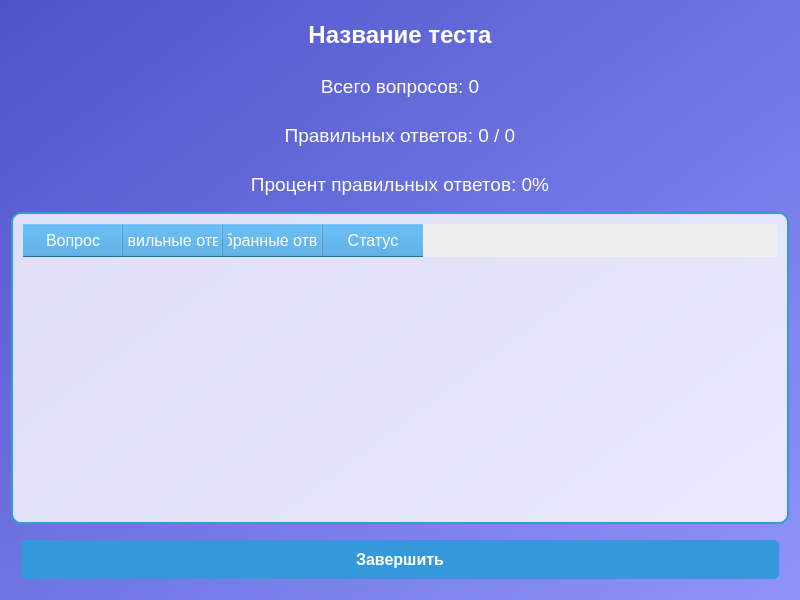
<ui version="4.0">
 <class>TestResultsWindow</class>
 <widget class="QDialog" name="TestResultsWindow">
  <property name="geometry">
   <rect>
    <x>0</x>
    <y>0</y>
    <width>800</width>
    <height>600</height>
   </rect>
  </property>
  <property name="windowTitle">
   <string>Результаты теста</string>
  </property>
  <property name="styleSheet">
   <string notr="true">
    QDialog {
        background-color: qlineargradient(spread:pad, x1:0, y1:0, x2:1, y2:1, stop:0 #4e54c8, stop:1 #8f94fb);
    }
    QLabel {
        font-size: 14pt;
        color: white;
        margin: 10px;
    }
    QTableWidget {
        background-color: rgba(255, 255, 255, 0.8);
        border: 2px solid #3498db;
        border-radius: 10px;
        padding: 10px;
        font-size: 12pt;
        color: #2c3e50;
    }
    QHeaderView::section {
        background-color: #3498db;
        color: white;
        font-size: 12pt;
        padding: 5px;
    }
    QPushButton {
        background-color: #3498db;
        color: white;
        font-size: 12pt;
        font-weight: bold;
        border: none;
        border-radius: 5px;
        padding: 10px;
        min-width: 100px;
        margin: 10px;
    }
    QPushButton:hover {
        background-color: #2980b9;
    }
    QPushButton:pressed {
        background-color: #1abc9c;
    }
   </string>
  </property>
  <layout class="QVBoxLayout" name="verticalLayout">
   <!-- Название теста -->
   <item>
    <widget class="QLabel" name="testTitleLabel">
     <property name="text">
      <string>Название теста</string>
     </property>
     <property name="alignment">
      <set>Qt::AlignCenter</set>
     </property>
     <property name="styleSheet">
      <string notr="true">font-size: 18pt; font-weight: bold;</string>
     </property>
    </widget>
   </item>
   <!-- Всего вопросов -->
   <item>
    <widget class="QLabel" name="totalQuestionsLabel">
     <property name="text">
      <string>Всего вопросов: 0</string>
     </property>
     <property name="alignment">
      <set>Qt::AlignCenter</set>
     </property>
    </widget>
   </item>
   <!-- Правильные ответы -->
   <item>
    <widget class="QLabel" name="correctAnswersLabel">
     <property name="text">
      <string>Правильных ответов: 0 / 0</string>
     </property>
     <property name="alignment">
      <set>Qt::AlignCenter</set>
     </property>
    </widget>
   </item>
   <!-- Процент правильных ответов -->
   <item>
    <widget class="QLabel" name="percentageLabel">
     <property name="text">
      <string>Процент правильных ответов: 0%</string>
     </property>
     <property name="alignment">
      <set>Qt::AlignCenter</set>
     </property>
    </widget>
   </item>
   <!-- Таблица статистики -->
   <item>
    <widget class="QTableWidget" name="statisticsTable">
     <property name="columnCount">
      <number>4</number>
     </property>
     <attribute name="horizontalHeaderVisible">
      <bool>true</bool>
     </attribute>
     <attribute name="verticalHeaderVisible">
      <bool>false</bool>
     </attribute>
     <column>
      <property name="text">
       <string>Вопрос</string>
      </property>
     </column>
     <column>
      <property name="text">
       <string>Правильные ответы</string>
      </property>
     </column>
     <column>
      <property name="text">
       <string>Выбранные ответы</string>
      </property>
     </column>
     <column>
      <property name="text">
       <string>Статус</string>
      </property>
     </column>
    </widget>
   </item>
   <!-- Кнопка "Завершить" -->
   <item>
    <widget class="QPushButton" name="finishButton">
     <property name="text">
      <string>Завершить</string>
     </property>
    </widget>
   </item>
  </layout>
 </widget>
 <resources/>
 <connections/>
</ui>
